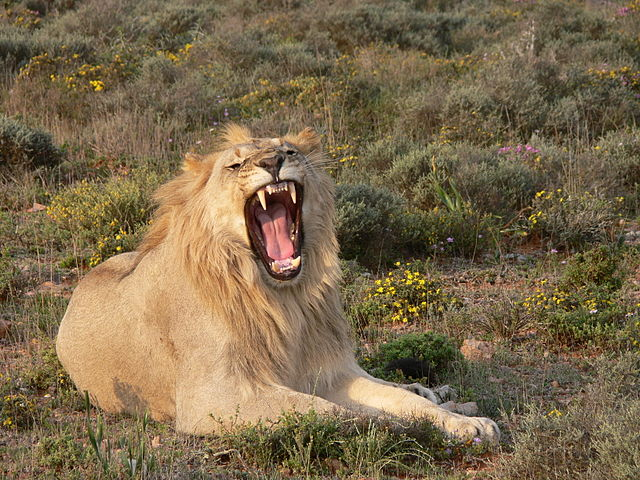
#> input picture images_class/lion.JPG, 640 x 480 px
$ jupyter execute --allow-errors images.ipynb
#> lines starting #> are read from the running program, lines starting #| are printed output that depends on the picture
[cell 1]
import numpy as np
import matplotlib.pyplot as plt
from skimage.io import imread #Esta es para leer
from skimage.color import rgb2gray, gray2rgb

[cell 2]
plots =  lambda rows=1, cols=1, figsize= (20,10):plt.subplot

## Load images

[cell 3]
lion = imread('images_class/lion.JPG')
#> lion is the input picture: shape (480, 640, 3); mean R, G, B 123.1, 105.2, 76.1
lion_gray = rgb2gray(lion)
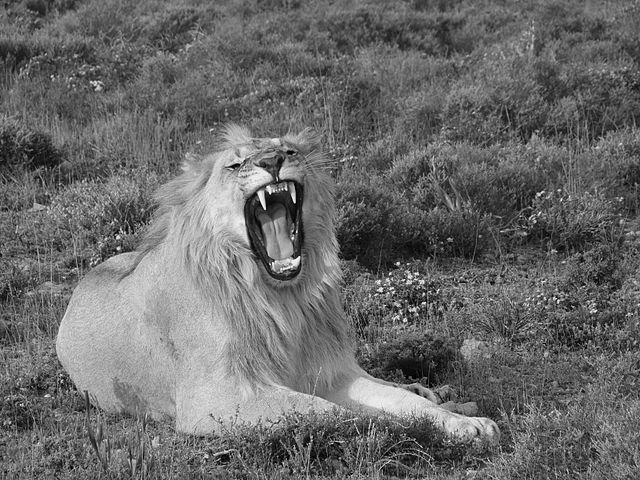
#> lion_gray: shape (480, 640) float64; min 0.000833, max 0.988, mean 0.419


$ run again, with images_class/2zebras.jpg copied over images_class/lion.JPG
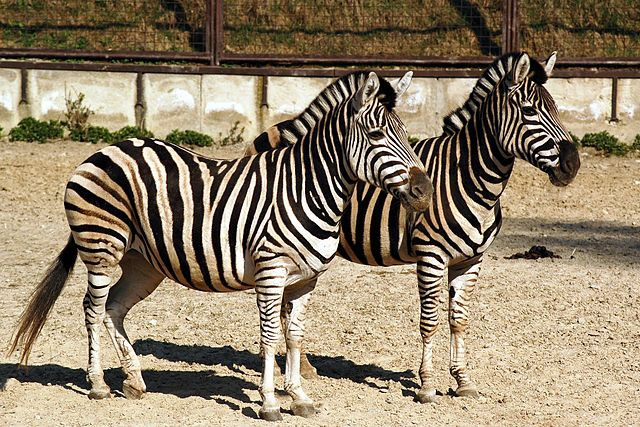
#> input picture images_class/2zebras.jpg, 640 x 427 px
#> lion is the input picture: shape (427, 640, 3); mean R, G, B 145, 129.6, 106
#> `lion_gray = rgb2gray(lion)`:
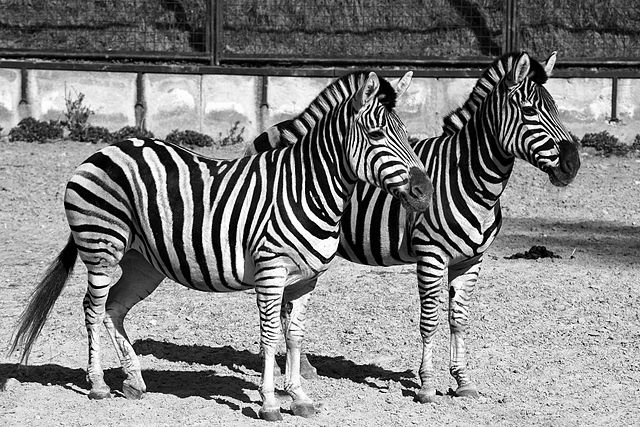
#> lion_gray: shape (427, 640) float64; min 0, max 1, mean 0.514
